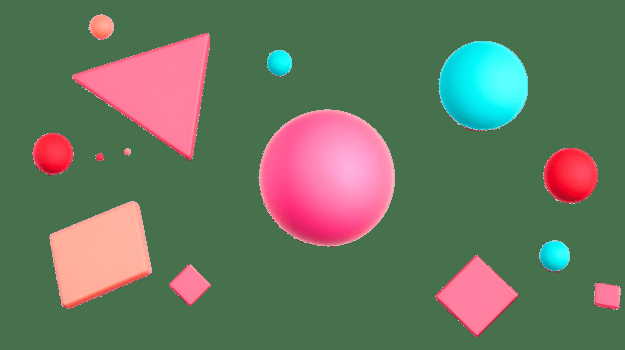
#> input picture Open-CV/shapes.png, 625 x 350 px
$ python CV-Project.py
#> lines starting #> are read from the running program, lines starting #| are printed output that depends on the picture; after the words box and inside, x2 and y2 are one past the last pixel; in counts of white or black regions, pixels touching at a corner belong together
import cv2

# Step 1: Read image
image = cv2.imread("shapes.png")
#> image is the input picture: shape (350, 625, 3); mean B, G, R 95.2, 117.9, 103.1

# Step 2: Grayscale
gray = cv2.cvtColor(image, cv2.COLOR_BGR2GRAY)
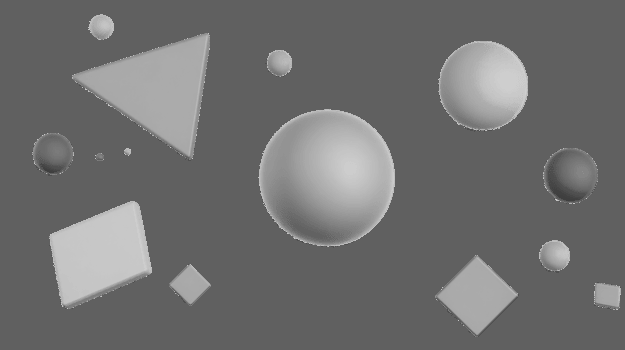
#> gray: shape (350, 625); min 63, max 206, mean 111.2

# Step 3: Threshold
ret, thresh = cv2.threshold(gray, 127, 255, cv2.THRESH_BINARY)
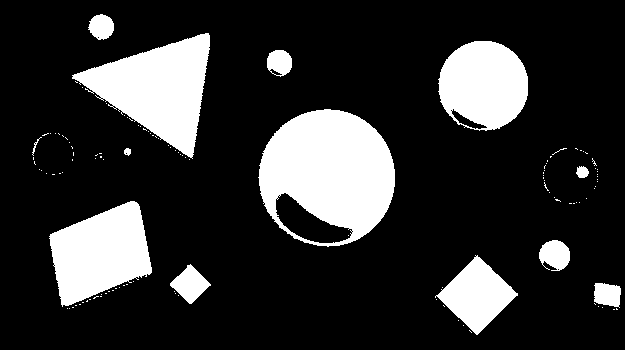
#> thresh: shape (350, 625); 19.1% white; 125 white regions (112 under 20 px)

# Step 4: Find contours
contours, hierarchy = cv2.findContours(thresh, cv2.RETR_EXTERNAL, cv2.CHAIN_APPROX_SIMPLE)
#> contours = 124 contours, 112 with area under 20; largest, box (x1, y1, x2, y2) and area: (258, 109, 395, 247) 14482, (72, 33, 210, 159) 8540, (49, 201, 152, 307) 6940, (438, 41, 528, 131) 6241, (435, 255, 518, 335) 3207

output = image.copy()

# Step 5: Draw contours
cv2.drawContours(output, contours, -1, (0, 255, 0), 2)

# Step 6: Count objects
cv2.putText(output, f"Objects: {len(contours)}", (10, 30),
            cv2.FONT_HERSHEY_SIMPLEX, 1, (255, 0, 0), 2)
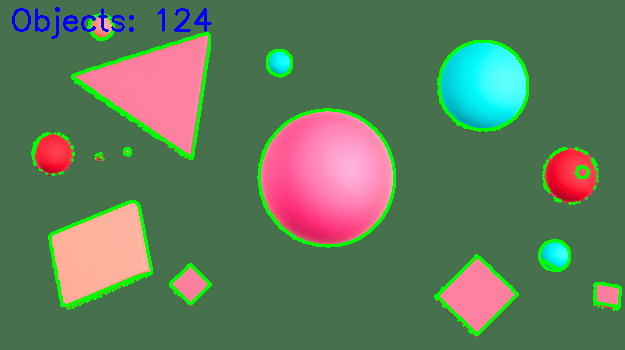
#> output: shape (350, 625, 3); mean B, G, R 91.2, 122.5, 95.7

# Step 7 & 8: Bounding box + shape detection
for cnt in contours:
    x, y, w, h = cv2.boundingRect(cnt)
    cv2.rectangle(output, (x, y), (x + w, y + h), (255, 0, 0), 2)

    approx = cv2.approxPolyDP(cnt, 0.02 * cv2.arcLength(cnt, True), True)
    corners = len(approx)

    if corners == 3:
        shape_name = "Triangle"
    elif corners == 4:
        shape_name = "Rectangle/Square"
    elif corners > 4:
        shape_name = "Circle"
    else:
        shape_name = "Unknown"

    cv2.putText(output, shape_name, (x, y - 10),
                cv2.FONT_HERSHEY_SIMPLEX, 0.5, (0, 0, 255), 2)
#> this loop made 124 passes
#> (x, y, w, h, approx, corners, shape_name) on passes 1, 4, 5, 9, 11, 12, 13, 14, 15, 16: (469, 330, 3, 3, [[469, 330], [471, 332]], 2, 'Unknown'), (613, 309, 2, 1, [[613, 309], [614, 309]], 2, 'Unknown'), (616, 308, 2, 2, [[616, 308], [616, 309], [617, 309]], 3, 'Triangle'), (72, 307, 2, 1, [[72, 307], [73, 307]], 2, 'Unknown'), (443, 305, 2, 2, [[443, 305], [444, 306]], 2, 'Unknown'), (75, 305, 2, 1, [[75, 305], [76, 305]], 2, 'Unknown'), (79, 304, 2, 1, [[79, 304], [80, 304]], 2, 'Unknown'), (594, 303, 2, 2, [[594, 303], [595, 304]], 2, 'Unknown'), (82, 302, 2, 1, [[82, 302], [83, 302]], 2, 'Unknown'), (86, 300, 2, 2, [[87, 300], [86, 301], [87, 301]], 3, 'Triangle')
#> (x, y, w, h, corners, shape_name) on passes 2, 3, 6, 7, 8, 10: (463, 325, 1, 1, 1, 'Unknown'), (458, 320, 1, 1, 1, 'Unknown'), (69, 308, 1, 1, 1, 'Unknown'), (67, 308, 1, 1, 1, 'Unknown'), (602, 307, 1, 1, 1, 'Unknown'), (598, 306, 1, 1, 1, 'Unknown')
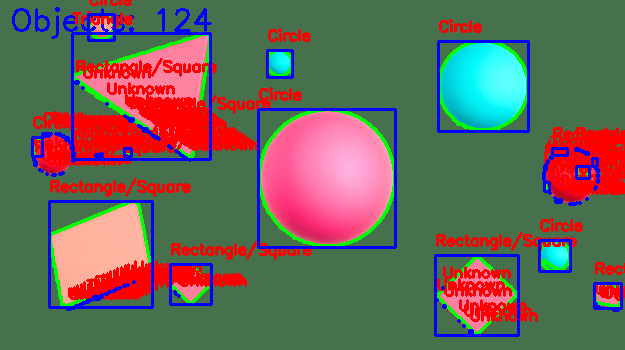
#> output: shape (350, 625, 3); 16.24% of pixels changed, all inside (x1, y1, x2, y2) = (31, 0, 625, 337)

cv2.imshow("Final Output", output)
cv2.waitKey(0)
cv2.destroyAllWindows()
